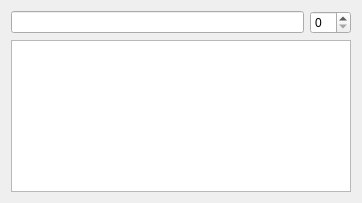
<?xml version="1.0" encoding="UTF-8"?>
<ui version="4.0">
 <class>Form</class>
 <widget class="QWidget" name="Form">
  <property name="geometry">
   <rect>
    <x>0</x>
    <y>0</y>
    <width>358</width>
    <height>196</height>
   </rect>
  </property>
  <property name="windowTitle">
   <string>Form</string>
  </property>
  <layout class="QGridLayout" name="gridLayout">
   <item row="0" column="0">
    <widget class="XLineEdit" name="uiSearchTXT">
     <property name="x_hint" stdset="0">
      <string>search for fonts...</string>
     </property>
     <property name="x_icon" stdset="0">
      <iconset resource="../../../../../resources/projexui_default.qrc">
       <normaloff>:/default/img/search.png</normaloff>:/default/img/search.png</iconset>
     </property>
     <property name="x_cornerRadius" stdset="0">
      <number>8</number>
     </property>
    </widget>
   </item>
   <item row="0" column="1">
    <widget class="QSpinBox" name="uiSizeSPN"/>
   </item>
   <item row="1" column="0" colspan="2">
    <widget class="XTreeWidget" name="uiFontTREE">
     <property name="minimumSize">
      <size>
       <width>340</width>
       <height>152</height>
      </size>
     </property>
     <property name="rootIsDecorated">
      <bool>false</bool>
     </property>
     <property name="x_showGrid" stdset="0">
      <bool>false</bool>
     </property>
     <attribute name="headerVisible">
      <bool>false</bool>
     </attribute>
     <column>
      <property name="text">
       <string notr="true">1</string>
      </property>
     </column>
    </widget>
   </item>
  </layout>
 </widget>
 <customwidgets>
  <customwidget>
   <class>XLineEdit</class>
   <extends>QLineEdit</extends>
   <header>projexui.widgets.xlineedit</header>
  </customwidget>
  <customwidget>
   <class>XTreeWidget</class>
   <extends>QTreeWidget</extends>
   <header>projexui.widgets.xtreewidget</header>
  </customwidget>
 </customwidgets>
 <resources>
  <include location="../../../../../resources/projexui_default.qrc"/>
 </resources>
 <connections>
  <connection>
   <sender>uiSearchTXT</sender>
   <signal>textChanged(QString)</signal>
   <receiver>uiFontTREE</receiver>
   <slot>filterItems(QString)</slot>
   <hints>
    <hint type="sourcelabel">
     <x>187</x>
     <y>15</y>
    </hint>
    <hint type="destinationlabel">
     <x>198</x>
     <y>63</y>
    </hint>
   </hints>
  </connection>
 </connections>
</ui>
